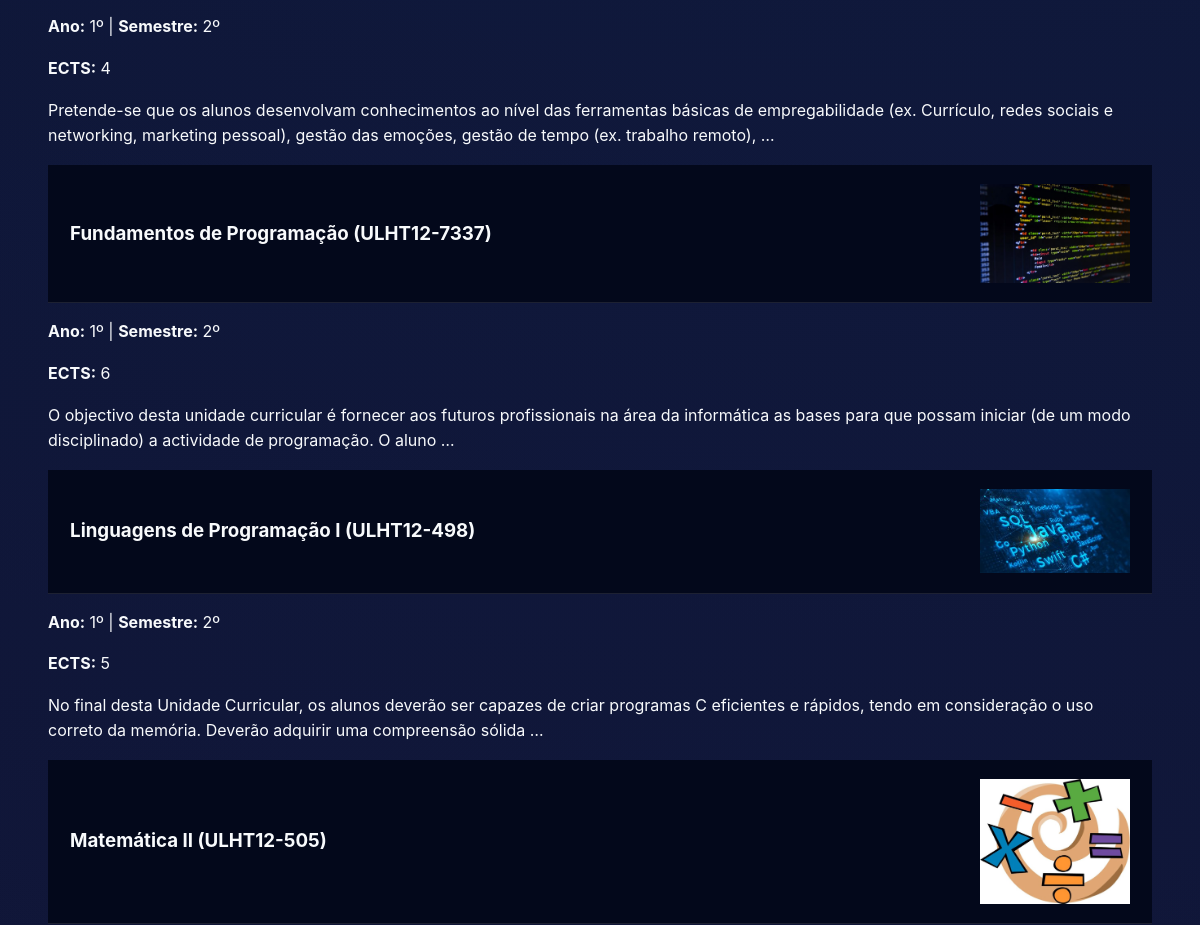
Page /ucs/ (middle part) on the earlier database version.
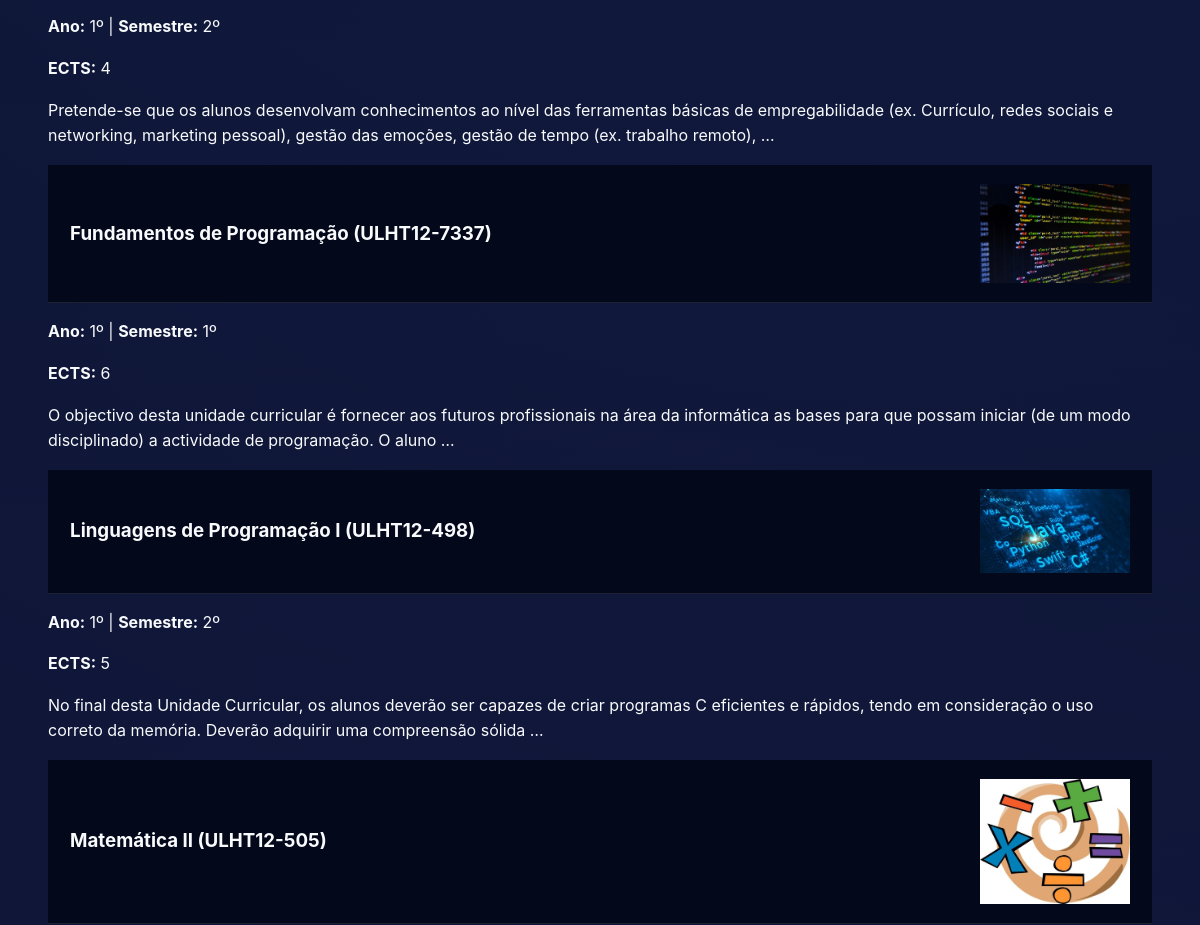
Same page on the later database version.
### portfolioPessoal/models.py (models this page shows, shortened)
class UnidadeCurricular(models.Model):
    idUC = models.CharField(max_length=20, primary_key=True, verbose_name="Unidade Curricular ID")
    nomeUC = models.CharField(max_length=150, verbose_name="Nome da UC")
    ano = models.IntegerField(verbose_name="Ano Curricular")
    semestre = models.IntegerField(verbose_name="Semestre")
    creditosUC = models.IntegerField(verbose_name="Créditos (ECTS)")
    descricaoUC = models.TextField(null=True, blank=True, verbose_name="Descrição da UC")
    objetivos = models.TextField(null=True, blank=True, verbose_name="Objetivos")
    programa = models.TextField(null=True, blank=True, verbose_name="Programa")
    metodologia = models.TextField(null=True, blank=True, verbose_name="Metodologia")
    bibliografia = models.TextField(null=True, blank=True, verbose_name="Bibliografia")
    metodos_avaliacao = models.TextField(null=True, blank=True, verbose_name="Métodos de Avaliação")
    imagem = models.ImageField(upload_to='ucs/', blank=True, null=True, verbose_name="Imagem da UC")
    linkUC = models.URLField(blank=True, null=True, verbose_name="Link da UC")
    cursos = models.ManyToManyField(Licenciatura, related_name='unidades_curriculares', blank=True, verbose_name="Cursos")
    tecnologias = models.ManyToManyField(Tecnologia, related_name='ucs_onde_usada', blank=True, verbose_name="Tecnologias Envolvidas")
    competencias = models.ManyToManyField(Competencia, related_name='ucs_associadas', blank=True, verbose_name="Competências Adquiridas")
    class Meta:
        verbose_name = "Unidade Curricular"
        verbose_name_plural = "Unidades Curriculares"

### portfolioPessoal/views.py (the view)
# urls.py: path('ucs/', views.ucs_view, name='ucs'),
def ucs_view(request):
    return render(request, 'portfoliopessoal/ucs.html', {'ucs': UnidadeCurricular.objects.all()})

### portfolioPessoal/templates/portfoliopessoal/ucs.html (shortened to what this page needs)
{% extends "portfoliopessoal/base.html" %}
{% block content %}
<section>
    {% for u in ucs %}
    <article>
        <header>
            <h3>{{ u.nomeUC }} ({{ u.idUC }})</h3>
            {% if u.imagem %}
                <img src="{{ u.imagem.url }}" style="max-width:150px;">
            {% endif %}
        </header>
        <p><strong>Ano:</strong> {{ u.ano }}º | <strong>Semestre:</strong> {{ u.semestre }}º</p>
        <p><strong>ECTS:</strong> {{ u.creditosUC }}</p>
        <p>{{ u.objetivos|truncatewords:30 }}</p>
    </article>
    {% endfor %}
</section>
{% endblock %}

Differences in the rows shown:
changed UnidadeCurricular "Fundamentos de Programação": semestre "2" → "1"
